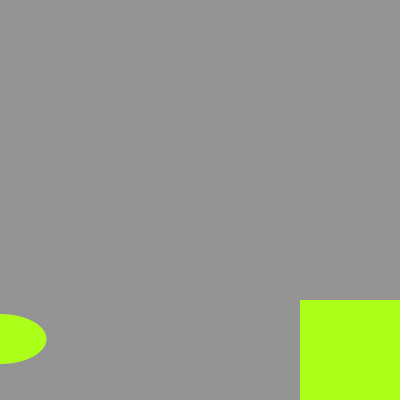
Frame 1 (no input)
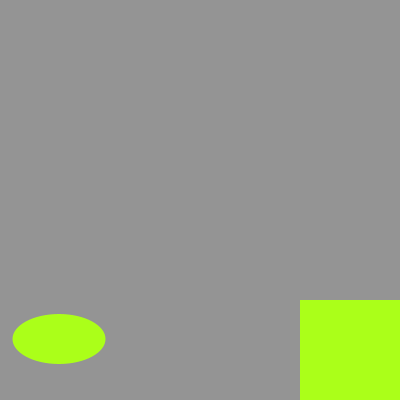
Frame 60 (the mouse pressed at the canvas centre just before this capture)
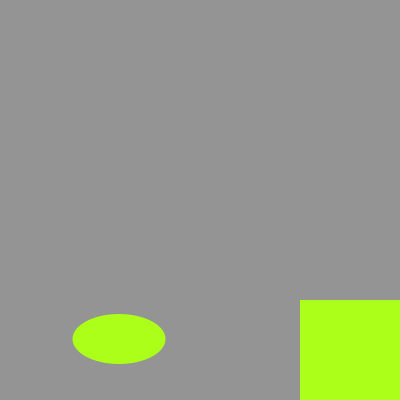
Frame 120 (the mouse held since frame 60 and released just before this capture)

The Processing sketch that drew these frames (run headless with seeded random() and noise(); from frame 60 on, the mouse is pressed at the canvas centre):

// Processing sketch: sketch_171022b
// ── sketch_171022b.pde
int i;
void setup() {
  size(400,400);
  i =0;
  background(34);
}

void draw() {
  int x=50;
  noStroke();
  background(148);
  fill(171,255,25,255);
  ellipse(i,339,93,50);
  rect(300,300,100,128);
 
  i=i+1;
  
}
